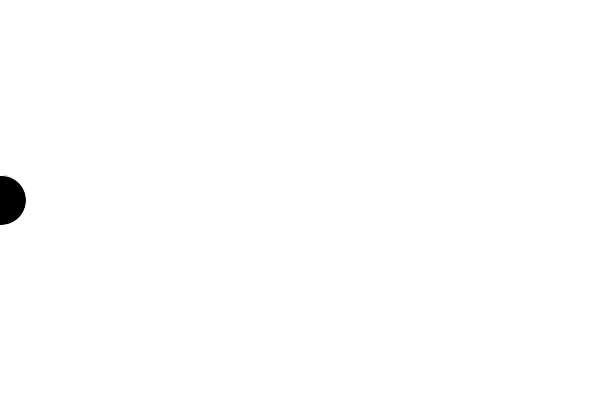
Frame 1 (no input)
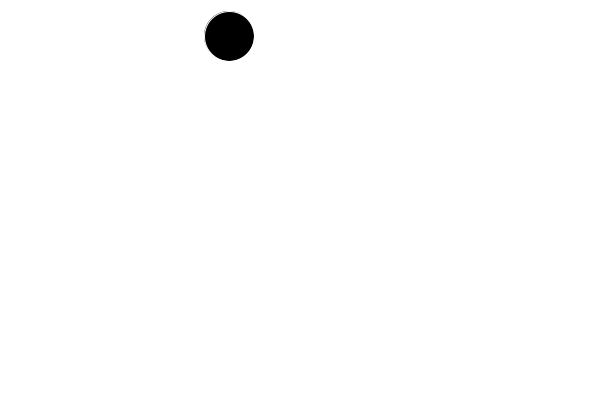
Frame 60 (the mouse pressed at the canvas centre just before this capture)
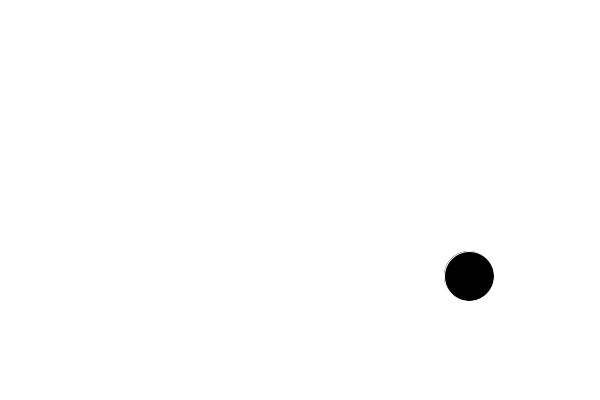
Frame 120 (the mouse held since frame 60 and released just before this capture)

The Processing sketch that drew these frames (run headless with seeded random() and noise(); from frame 60 on, the mouse is pressed at the canvas centre):

// Processing sketch: bouncing_ball
// ── bouncing_ball.pde
int x = 1;
int y=200;
boolean moveRight;
boolean moveUp;
float borderRight = width-x;
int r;
int g;
int b;

void setup(){
  
size(600,400);
stroke(255);


}

  /*void keyPressed(){
  if (key == 'd') {moveRight = true;}
  
 if (key == 'a') {moveRight = false;}

  }*/

void draw(){
 
  background(255);
  fill(r,g,b);
  ellipse(x,y,50,50);
  
  //Skal den bevæge sig højre eller venstre
  if (moveRight == true) {x = x + 4;}
  if (moveRight == false) {x = x - 4; }
  
  //Hvornår skal den bevæge sig højre elelr venstre
  if (x <= 0) {moveRight = true;}
  if (x >= width) {moveRight = false;}
  
  
  
    //Skal den bevæge sig op eller ned
  if (moveUp == true) {y = y + 4;}
  if (moveUp == false) {y = y - 4; }
  
  //Hvornår skal den bevæge sig op eller ned
  if (y <= 0) {moveUp = true;}
  if (y >= height) {moveUp = false;}
  
  //Vi skal skifte farve hver gang den rammer.
  if (borderRight == 0) {
  r = (int) random(255);
  g = (int) random(255);
  b = (int) random(255);
  }

  println(borderRight);
  
  
}
  
